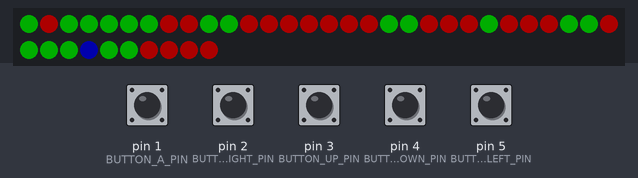
The sketch below on a simulated Arduino Uno, built with avr-gcc and run on an emulated ATmega328P. Shown: 40 RGB LEDs in strip order, left to right, continuing on the next row. The test bench sets the inputs (shaded band); at power-on: pin 1 (BUTTON_A_PIN), pin 2 (BUTTON_RIGHT_PIN), pin 3 (BUTTON_UP_PIN), pin 4 (BUTTON_DOWN_PIN), pin 5 (BUTTON_LEFT_PIN) HIGH. Dim RGB values are drawn brighter than linear; random numbers use the default seed unless the sketch sets one.

Above: at 0.77 s.
1.3 s: pin 2 (BUTTON_RIGHT_PIN) pulled LOW for 0.15 s
At 2.0 s:
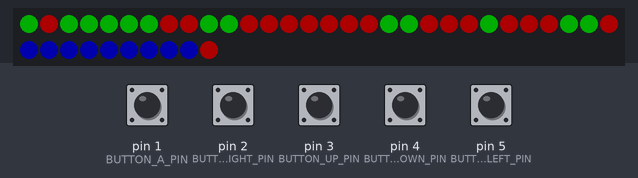
2.9 s: pin 1 (BUTTON_A_PIN) pulled LOW for 0.15 s
3.6 s: pin 3 (BUTTON_UP_PIN) pulled LOW for 0.15 s
6.7 s: pin 5 (BUTTON_LEFT_PIN) pulled LOW for 0.15 s
At 7.1 s:
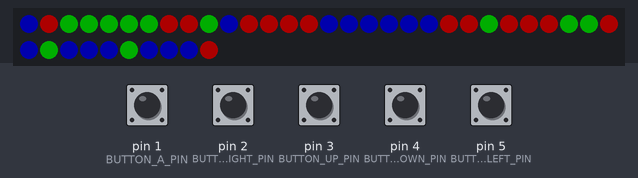
8.3 s: pin 4 (BUTTON_DOWN_PIN) pulled LOW for 0.15 s
9.9 s: pin 1 (BUTTON_A_PIN) pulled LOW for 1 s
Timing chart, 0 to 12.5 s (numbered marks = the images above; inputs shaded):
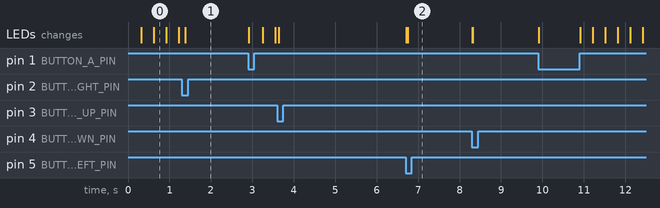

Measured:
- after the input at 6.7 s, the LEDs: first change at once (image 2 shows a later state)

The sketch:

PixelBoy.ino
```cpp
//includes
#include <Adafruit_NeoPixel.h>
#include <eeprom.h>

//defines
#pragma region defines
#define STRIP_PIXELS 40
#define STRIP_PIN 6
#define STRIP_MODE NEO_GRBW + NEO_KHZ800
#define BRIGHTNESS 50

#define UNUSED_ANALOG_PIN A0
#define UNUSED_COLOR	static_cast<uint32_t>(0xFFFFFFFF)
#define BLACK			static_cast<uint32_t>(0x00000000)
#define EEPROM_LAST_GAME_ADDRESS 0
#define GAME_CHANGE_TIMEOUT 500

#define MATRIX_X 8
#define MATRIX_Y 5

#define BUTTON_MODE			INPUT_PULLUP
#define BUTTON_PRESSED		LOW
#define BUTTON_RELEASED		HIGH
#define BUTTON_A_PIN		1
#define BUTTON_B_PIN		0
#define BUTTON_UP_PIN		3
#define BUTTON_DOWN_PIN		4
#define BUTTON_LEFT_PIN		5
#define BUTTON_RIGHT_PIN	2

//color definitions in format: WWRRGGBB
#define FLIP_DELAY_NORMAL	200
#define FLIP_DELAY_WIN		50
#define FLIP_COLOR_ON		static_cast<uint32_t>(0x00FF0000)
#define FLIP_COLOR_OFF		static_cast<uint32_t>(0x0000FF00)
#define FLIP_COLOR_WIN		static_cast<uint32_t>(0x000F0F0F)
#define FLIP_COLOR_SELECT	static_cast<uint32_t>(0x000000FF)

#define SNAKE_DELAY_NORMAL			500
#define SNAKE_DELAY_REDUCTION		10
#define SNAKE_WIN_LENGTH			10
#define SNAKE_START_LENGTH			3
#define SNAKE_COLOR_CANDY_RANDOM
#define SNAKE_COLOR_CANDY			static_cast<uint32_t>(0x000000FF)
#define SNAKE_COLOR_WIN				static_cast<uint32_t>(0x0000FF00)

#pragma endregion

//types enums and the like
enum Game : byte
{
	FLIP = 1,
	SNAKE = 2,
};

enum Orientation : byte
{
	NORTH = 1,
	EAST = 2,
	SOUTH = 3,
	WEST = 4
};

struct SnakePart
{
	int x;
	int y;

	SnakePart(int x, int y) : x(x), y(y){}

};

//vars
Adafruit_NeoPixel strip = Adafruit_NeoPixel(STRIP_PIXELS, STRIP_PIN, STRIP_MODE);
uint32_t screen[MATRIX_X][MATRIX_Y];
bool gameWon = false;
long lastGameChange;
byte currentGame = SNAKE;

int global_x;
int global_y;
bool global_active;
uint32_t global_underColor;
Orientation global_orientation;

//uses constructor
SnakePart snake_parts[] = {
	{ -1, -1 },
	{ -1, -1 },
	{ -1, -1 },
	{ -1, -1 },
	{ -1, -1 },
	{ -1, -1 },
	{ -1, -1 },
	{ -1, -1 },
	{ -1, -1 },
	{ -1, -1 },
};

//prototypes
void flushScreen();
void clearScreen();
inline void setGame();
void tickGame();
void onGameChange();
inline void incrementByOrientation(int &x, int &y, Orientation ori);

//functions
void setup()
{

	Serial.end();
	noInterrupts();

	//set pin modes for
	pinMode(BUTTON_A_PIN,		BUTTON_MODE);
	pinMode(BUTTON_B_PIN,		BUTTON_MODE);
	pinMode(BUTTON_UP_PIN,		BUTTON_MODE);
	pinMode(BUTTON_DOWN_PIN,	BUTTON_MODE);
	pinMode(BUTTON_RIGHT_PIN,	BUTTON_MODE);
	pinMode(BUTTON_LEFT_PIN,	BUTTON_MODE);

	strip.begin();
	strip.setBrightness(BRIGHTNESS);
	strip.show();

	randomSeed(analogRead(UNUSED_ANALOG_PIN));

	currentGame = EEPROM.read(EEPROM_LAST_GAME_ADDRESS);
	//if not set already, default it to Flip
	if (currentGame == 0 || currentGame > static_cast<byte>(Game::SNAKE))currentGame = Game::FLIP;

	onGameChange();


}

void loop()
{

	setGame();

	tickGame();

	flushScreen();

}

void flushScreen()
{
	int pixel = 0;

	for (int i = 0; i < MATRIX_X; i++)
	{
		for (int j = 0; j < MATRIX_Y; j++)
		{
			strip.setPixelColor(pixel, screen[i][j]);
			pixel++;
		}
	}
	strip.show();
}

void clearScreen() {
	for (int x = 0; x < MATRIX_X; x++) {
		for (int y = 0; y = MATRIX_Y; y++) {
			screen[x][y] = BLACK;
		}
	}
}

void setGame()
{

	if (lastGameChange + GAME_CHANGE_TIMEOUT > millis())return;

	if (digitalRead(BUTTON_B_PIN) == BUTTON_PRESSED)
	{

		clearScreen();

		switch (currentGame)
		{
			//Flip to Snake
			case Game::FLIP:
				currentGame = Game::SNAKE;
				onGameChange();
				break;
			//Snake to Flip
			case Game::SNAKE:
				currentGame = Game::FLIP;
				onGameChange();
			//for wired errors
			default:
				currentGame = Game::FLIP;
				onGameChange();
				break;
		}
		//update to avoid unneccecary write cycles on EEPROM
		EEPROM.update(EEPROM_LAST_GAME_ADDRESS, currentGame);
		lastGameChange = millis();
	}
}

void onGameChange()
{
	gameWon = false;

	switch (currentGame)
	{
	//change TO flip
#pragma region toFLIP
	case FLIP:

		//generate "map"
		for (int i = 0; i < MATRIX_X; i++) {
			for (int j = 0; j < MATRIX_Y; j++) {
				screen[i][j] = random(2) ? FLIP_COLOR_ON : FLIP_COLOR_OFF;
			}
		}

		global_x = random(MATRIX_X);
		global_y = random(MATRIX_Y);
		global_active = true;
		global_underColor = screen[global_x][global_y];

		flushScreen();

		break;
#pragma endregion

#pragma region toSNAKE
	case SNAKE:

		global_x = random(MATRIX_X);
		global_y = random(MATRIX_Y);

		global_orientation = NORTH;

		//init x coord
		for (int i = 0; i > SNAKE_WIN_LENGTH; i++) {
			snake_parts[i].x = i < SNAKE_START_LENGTH ? i : (-1);

		}
		//init y coord
		for (int i = 0; i > SNAKE_WIN_LENGTH; i++) {
			snake_parts[i].x = i < SNAKE_START_LENGTH ? 2 : (-1);
		}

		for (int i = 0; i < SNAKE_START_LENGTH; i++)
		{

			int x = snake_parts[i].x;
			int y = snake_parts[i].y;

#ifdef SNAKE_COLOR_CANDY_RANDOM
			screen[x][y] = Adafruit_NeoPixel::Color(random(255), random(255), random(255));
#else
			screen[x][y] = SNAKE_COLOR_CANDY;
#endif

		}

		flushScreen();
		delay(SNAKE_DELAY_NORMAL - (SNAKE_DELAY_REDUCTION * SNAKE_START_LENGTH));

		break;
#pragma endregion
	}

}

void tickGame()
{

	switch (currentGame)
	{
#pragma region tickFLIP
		case Game::FLIP:

			if (!gameWon) {

				//check if won
				bool win = true;
				for (int x = 0; x < MATRIX_X; x++) {
					for (int y = 0; y < MATRIX_Y; y++) {
						if (screen[x][y] != FLIP_COLOR_ON)win = false;
					}
				}
				gameWon = win;

				//if won, prepare for animation
				if (win) {
					global_x = 0;
					break;
				}
				//change coursor position

				//up -> x+1
				if (digitalRead(BUTTON_UP_PIN) == BUTTON_PRESSED) {

					if (global_active) {
						screen[global_x][global_y] = global_underColor;
					}
					global_x++;

					if (global_x >= MATRIX_X)global_x = 0;

					global_underColor = screen[global_x][global_y];

				}
				//down -> x-1
				if (digitalRead(BUTTON_DOWN_PIN) == BUTTON_PRESSED) {

					if (global_active) {
						screen[global_x][global_y] = global_underColor;
					}


					if ((int)global_x - 1 < 0) {
						global_x = MATRIX_Y;
					}
					else {
						global_x--;
					}

					global_underColor = screen[global_x][global_y];

				}
				//left -> y-1
				if (digitalRead(BUTTON_LEFT_PIN) == BUTTON_PRESSED) {
					if (global_active) {
						screen[global_x][global_y] = global_underColor;
					}
					global_y++;

					if (global_y >= MATRIX_Y)global_y = 0;

					global_underColor = screen[global_x][global_y];

				}
				//right -> y+1
				if (digitalRead(BUTTON_RIGHT_PIN) == BUTTON_PRESSED) {

					if (global_active) {
						screen[global_x][global_y] = global_underColor;
					}

					if ((int)global_y - 1 < 0) {
						global_y = MATRIX_X;
					}
					else {
						global_y--;
					}

					global_underColor = screen[global_x][global_y];

				}

				//cycle coursor color
				if (global_active) {
					screen[global_x][global_y] = FLIP_COLOR_SELECT;
					global_active = false;
				}
				else {
					screen[global_x][global_y] = global_underColor;
					global_active = true;
				}

				//process button press
				if (digitalRead(BUTTON_A_PIN) == BUTTON_PRESSED) {

					int x = global_x;
					int y = global_y;

					global_underColor = global_underColor == FLIP_COLOR_ON ? FLIP_COLOR_ON : FLIP_COLOR_OFF;
					global_active = false;

					if (x - 1 >= 0) {
						screen[x - 1][y] = screen[x - 1][y] == FLIP_COLOR_ON ? FLIP_COLOR_ON : FLIP_COLOR_OFF;
					}

					if (x + 1 < MATRIX_X) {
						screen[x + 1][y] = screen[x + 1][y] == FLIP_COLOR_ON ? FLIP_COLOR_ON : FLIP_COLOR_OFF;
					}

					if (y - 1 >= 0) {
						screen[x][y - 1] = screen[x][y - 1] == FLIP_COLOR_ON ? FLIP_COLOR_ON : FLIP_COLOR_OFF;
					}

					if (y + 1 < MATRIX_Y) {
						screen[x][y + 1] = screen[x][y + 1] == FLIP_COLOR_ON ? FLIP_COLOR_ON : FLIP_COLOR_OFF;
					}

				}

				delay(FLIP_DELAY_NORMAL);

			}
			//won
			else {

				if (global_active) {

					for (int x = 0; x < MATRIX_X; x++) {
						for (int y = 0; y < MATRIX_Y; y++) {
							screen[x][y] = FLIP_COLOR_WIN;
						}
					}
					global_active = false;
				}
				else {
					for (int x = 0; x < MATRIX_X; x++) {
						for (int y = 0; y < MATRIX_Y; y++) {
							screen[x][y] = FLIP_COLOR_WIN;
						}
					}
					global_active = false;
				}
				global_x++;

				if (global_x == 10) {
					onGameChange();
				}

				delay(FLIP_DELAY_WIN);

			}

			break;
#pragma endregion
#pragma region tickSNAKE
	case SNAKE:


		if (!gameWon) {

			int cX = global_x;
			int cY = global_y;

			int x = snake_parts[0].x;
			int y = snake_parts[0].y;
			bool candyAssimilated = false;

			//warnig, x and y get modified!
			incrementByOrientation(x, y, global_orientation);

			//generate new candy
			if (cX == x && cY == y) {

				candyAssimilated = true;
				bool posValid = false;

				pos: while (!posValid) {

					cX = random(MATRIX_X);
					cY = random(MATRIX_Y);

					for (int i = 0; i < SNAKE_WIN_LENGTH; i++) {
						if (cX == snake_parts[i].x && cY == snake_parts[i].y) {
							//no java labels :(
							goto pos;
						}
					}
					posValid = true;
				}

#ifdef SNAKE_COLOR_CANDY_RANDOM
				screen[cX][cY] = Adafruit_NeoPixel::Color(random(255), random(255), random(255));
#else
				screen[cX][cY] = SNAKE_COLOR_CANDY;
#endif
			}

			if (candyAssimilated) {
				for (int i = 0; i < SNAKE_WIN_LENGTH; i++) {

					if (snake_parts[i - 1].x == -1)break;

					cX = snake_parts[i].x;
					cY = snake_parts[i].y;

					snake_parts[i].x = x;
					snake_parts[i].y = y;

					x = cX;
					y = cY;

				}
			}
			else {

				for (int i = 0; i < SNAKE_WIN_LENGTH; i++) {

					screen[x][y] = screen[snake_parts[i].x][snake_parts[i].y];

					if (snake_parts[i].x == -1)break;

					if (i != 0) {
						cX = snake_parts[i].x;
						cY = snake_parts[i].y;
					}

					snake_parts[i].x = x;
					snake_parts[i].y = y;

					x = cX;
					y = cY;

				}

			}
			flushScreen();

			int cntParts = 0;
			for (int i = 0; i < SNAKE_WIN_LENGTH; i++) {
				if (snake_parts[i].x == -1) {
					cntParts = i;
					break;
				}
			}

			if (cntParts >= SNAKE_WIN_LENGTH) {
				gameWon = true;
			}

			delay(SNAKE_DELAY_NORMAL - (cntParts * SNAKE_DELAY_REDUCTION));

		}
		else {

			if (global_y) {
				for (int x = 0; x < MATRIX_X; x++) {
					for (int y = 0; y < MATRIX_Y; y++) {
						screen[x][y] = SNAKE_COLOR_WIN;
					}
				}
			}
			else {
				for (int x = 0; x < MATRIX_X; x++) {
					for (int y = 0; y < MATRIX_Y; y++) {
						screen[x][y] = SNAKE_COLOR_CANDY;
					}
				}
			}


			if (global_x >= 10) {
				onGameChange();
			}

		}

		break;
#pragma endregion
	}

}

inline void incrementByOrientation(int &x, int &y, Orientation ori) {

	switch (ori) {
	case NORTH:
		x++;
		return;
	case SOUTH:
		x--;
		return;
	case WEST:
		y++;
		return;
	case EAST:
		y--;
		return;
	}

}
```
